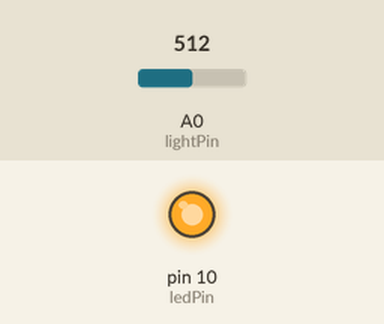
The sketch below on a simulated Arduino Uno, built with avr-gcc and run on an emulated ATmega328P. On the bench: output pins drawn as LEDs (lit = HIGH). The inputs (shaded band) are chosen by the test bench; at power-on: A0 (lightPin) = 512.

Above: at 1.2 s.
1.3 s: A0 (lightPin) set to 529
At 2.5 s:
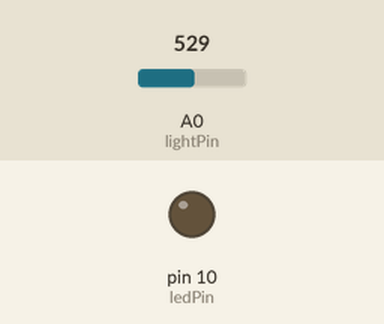
2.8 s: A0 (lightPin) set to 511
At 3.8 s:
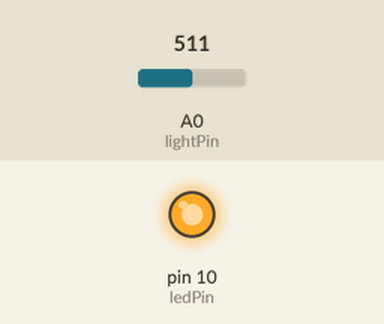
4.3 s: A0 (lightPin) set to 716
At 5.0 s:
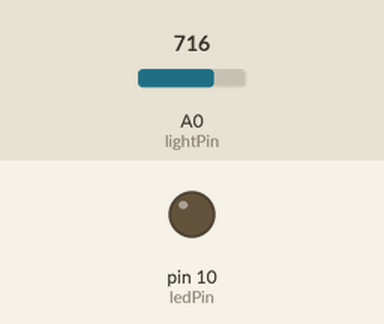
Timing chart, 0 to 7.3 s (numbered marks = the images above; inputs shaded):
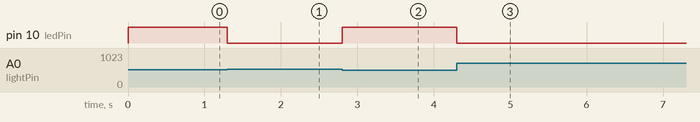

The sketch:

night_light.ino
```cpp
int ledPin = 10;
int lightPin = A0;
void setup() {
  pinMode(ledPin, OUTPUT);
  pinMode(lightPin, INPUT);
}

void loop() {
  digitalWrite(ledPin, analogRead(lightPin) <= 512 ? HIGH : LOW);
}
```

Measured:
- the behaviour switches between 512 and 513 on A0 (lightPin) (found by bisection; images 0 and 1)
- after the input at 1.3 s, pin 10 (ledPin): HIGH → LOW at once
- after the input at 2.8 s, pin 10 (ledPin): LOW → HIGH at once
- after the input at 4.3 s, pin 10 (ledPin): HIGH → LOW at once
